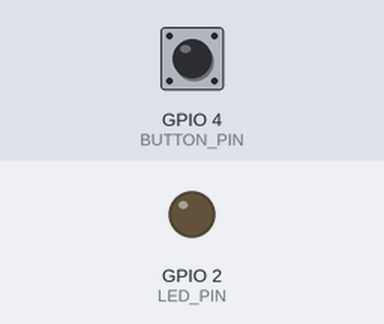
The sketch below on a simulated ESP32. On the bench: output pins drawn as LEDs (lit = HIGH). Inputs (shaded band) come from the test bench; at power-on: GPIO 4 (BUTTON_PIN) HIGH.

Above: at 1.2 s.
1.3 s: GPIO 4 (BUTTON_PIN) pulled LOW for 0.15 s
At 1.37 s:
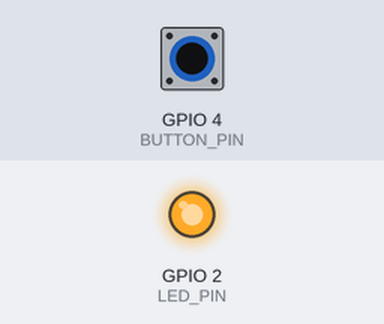
2.9 s: GPIO 4 (BUTTON_PIN) pulled LOW for 3.2 s
At 6.5 s:
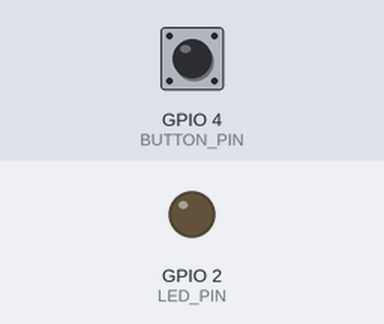
Timing chart, 0 to 8.0 s (numbered marks = the images above; inputs shaded):
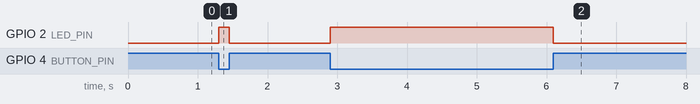

The sketch:

03_knapp_led.ino
```cpp
#define BUTTON_PIN 4
#define LED_PIN 2

void setup() {
  pinMode(LED_PIN, OUTPUT);
  pinMode(BUTTON_PIN, INPUT_PULLUP);
}

void loop() {
  if (digitalRead(BUTTON_PIN) == LOW) {
    digitalWrite(LED_PIN, HIGH); // Skru på LED
  } else {
    digitalWrite(LED_PIN, LOW);  // Skru av LED
  }
}
```

Measured:
- after the input at 1.3 s, GPIO 2 (LED_PIN): LOW → HIGH at once, → LOW 0.15 s later
- after the input at 2.9 s, GPIO 2 (LED_PIN): LOW → HIGH at once, → LOW 3.2 s later
